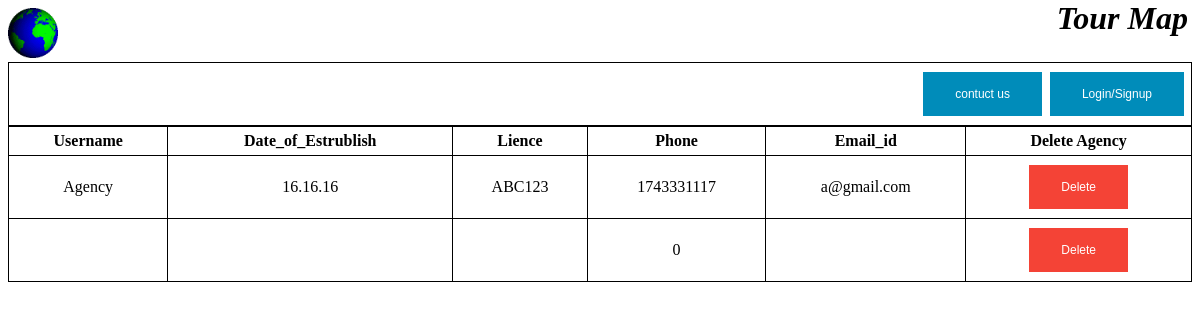
The page /admin_agency.php on the database its author committed.
### tables this page shows
CREATE TABLE `agency` (
  `username` varchar(25) NOT NULL,
  `date` varchar(25) NOT NULL,
  `licence` varchar(25) NOT NULL,
  `phone` int(11) NOT NULL,
  `email` varchar(25) NOT NULL,
  `password` varchar(25) NOT NULL
);

### database.php (called while the page is built, shortened)
<?php
function getJSONFromDB($sql){
	$conn = mysqli_connect("localhost", "root", "","project");
	$result = mysqli_query($conn, $sql)or die(mysqli_error($conn));
	$arr=array();
	while($row = mysqli_fetch_assoc($result)) {
		$arr[]=$row;
	}
	return json_encode($arr);
}
?>

### admin_agency.php (the view, shortened to what this page needs)
<?php
			require("database.php");
			$sql="select * from agency";
			$agency=getJSONFromDB($sql);
			$agencydata=json_decode($agency);
			$totalagency=sizeof($agencydata);
?>
<!DOCTYPE html>
<html>
<head>
</head>
<body>
<img src="world.gif" width="50 px" height="50px">
        <i style="position: absolute; top: 0; right: 1%";><font size="6"><b>Tour Map</b></font></i><br>
        <table style="border: 1px solid black ; width:100%";>
            <tr style="border: 1px solid black">
                <td style="text-align:right">
                  <a href="contact.php"><input type="button" class = "button" value="contuct us" onclick="contact()"></a>
                  <input type="button" class = "button" value="<?php  if(isset($_SESSION['login']) &&$_SESSION['login']>0)echo $_SESSION['name']; else echo "Login/Signup"; ?>" name="<?php if(isset($_SESSION['login'])) echo $_SESSION['login'];else echo 0;?>" onclick="login(this)">
                </td>
            </tr>
        </table>
<table style="width:100%">
<tr>
    <th>Username</th>
    <th>Date_of_Estrublish</th>
    <th>Lience</th>
    <th>Phone</th>
	<th>Email_id</th>
	<th>Delete Agency</th>
  </tr>
            <tr>
                 <?php
					for($i=0;$i<$totalagency;$i++){
						$aname=$agencydata[$i]->username;
						$adob=$agencydata[$i]->date;
						$alience=$agencydata[$i]->licence;
						$aphone=$agencydata[$i]->phone;
						$aemail=$agencydata[$i]->email;
						echo "<tr>";
						echo "<td>".$aname."</td>";
						echo "<td>".$adob."</td>";
						echo "<td>".$alience."</td>";
						echo "<td>".$aphone."</td>";
						echo "<td>".$aemail."</td>";
						echo '<td> <input type="button" class = "button button2" value="Delete" name="'.$alience.'" id="'.$i.'" onclick="userDelete(this)" >';
						echo "</tr>";
					}
				?>
            </tr>
        </table>
</body>
</html>

### admin_agency.php (style rules this page uses)
.button { background-color: #008CBA; border: none; color: white; padding: 15px 32px; text-align: center; text-decoration: none; display: inline-block; font-size: 12px; margin: 4px 2px; cursor: pointer; }
.button2 { background-color: #f44336; }
table, th, td { border: 1px solid black; border-collapse: collapse; }
th, td { padding: 5px; text-align: center; }

### rows shown on the page
agency: username "Agency", date "16.16.16", licence "ABC123", phone "1743331117", email "a@gmail.com"

### other values the page prints
$aphone "0"
